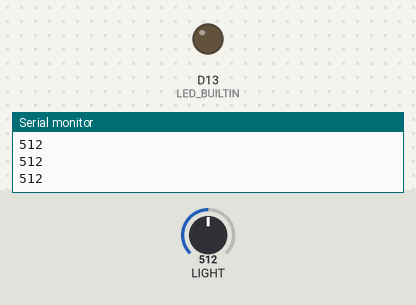
A sketch run on a simulated Seeed Wio Terminal. On the bench: output pins drawn as LEDs (lit = HIGH), the last lines printed to the serial monitor. The inputs (shaded band) are chosen by the test bench; at power-on: LIGHT = 512.

Above: at 1.2 s.
1.3 s: LIGHT set to 314
2.8 s: LIGHT set to 289
At 3.6 s:
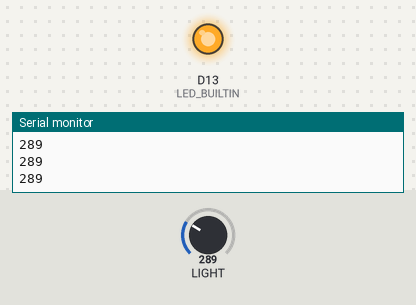
4.3 s: LIGHT set to 306
At 5.0 s:
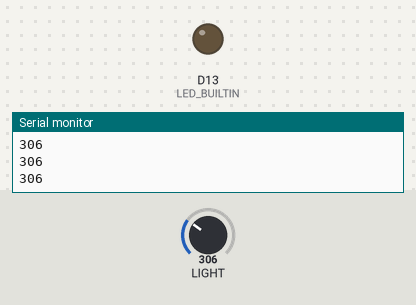
5.8 s: LIGHT set to 290
At 6.3 s:
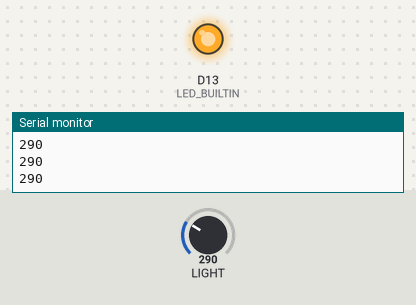
Timing chart, 0 to 8.3 s (numbered marks = the images above; inputs shaded):
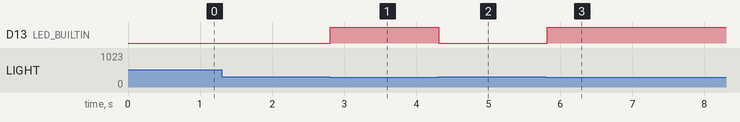

The sketch:

light.ino
```cpp
void setup() {
  pinMode(LED_BUILTIN, OUTPUT);
  pinMode(WIO_LIGHT, INPUT);
  Serial.begin(115200);
}

void loop() {
  int brightness = analogRead(WIO_LIGHT);
  digitalWrite(LED_BUILTIN, brightness < 300);
  Serial.println(brightness);
  delay(50);
}
```

Measured:
- the behaviour switches between 300 and 299 on LIGHT (found by bisection; images 0 and 1)
- after the input at 2.8 s, D13 (LED_BUILTIN): LOW → HIGH at once
- after the input at 4.3 s, D13 (LED_BUILTIN): HIGH → LOW at once
- after the input at 5.8 s, D13 (LED_BUILTIN): LOW → HIGH at once
